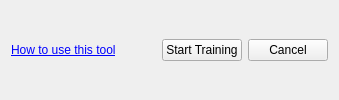
    <widget class="QFrame" name="frame_2">
     <property name="sizePolicy">
      <sizepolicy hsizetype="Preferred" vsizetype="Maximum">
       <horstretch>0</horstretch>
       <verstretch>0</verstretch>
      </sizepolicy>
     </property>
     <property name="frameShape">
      <enum>QFrame::NoFrame</enum>
     </property>
     <property name="frameShadow">
      <enum>QFrame::Plain</enum>
     </property>
     <property name="lineWidth">
      <number>0</number>
     </property>
     <layout class="QHBoxLayout" name="horizontalLayout_2">
      <item>
       <widget class="QLabel" name="label_13">
        <property name="layoutDirection">
         <enum>Qt::LeftToRight</enum>
        </property>
        <property name="text">
         <string>&lt;html&gt;&lt;head/&gt;&lt;body&gt;&lt;p&gt;&lt;a href=&quot;https://enmap-box-lmu-vegetation-apps.readthedocs.io/en/latest/apps/ANN_Processor.html#inversion-of-look-up-tables&quot;&gt;&lt;span style=&quot; text-decoration: underline; color:#0000ff;&quot;&gt;How to use this tool&lt;/span&gt;&lt;/a&gt;&lt;/p&gt;&lt;/body&gt;&lt;/html&gt;</string>
        </property>
        <property name="alignment">
         <set>Qt::AlignLeading|Qt::AlignLeft|Qt::AlignVCenter</set>
        </property>
        <property name="openExternalLinks">
         <bool>true</bool>
        </property>
       </widget>
      </item>
      <item>
       <spacer name="horizontalSpacer">
        <property name="orientation">
         <enum>Qt::Horizontal</enum>
        </property>
        <property name="sizeHint" stdset="0">
         <size>
          <width>40</width>
          <height>20</height>
         </size>
        </property>
       </spacer>
      </item>
      <item>
       <widget class="QPushButton" name="cmdRun">
        <property name="enabled">
         <bool>true</bool>
        </property>
        <property name="sizePolicy">
         <sizepolicy hsizetype="Preferred" vsizetype="Fixed">
          <horstretch>0</horstretch>
          <verstretch>0</verstretch>
         </sizepolicy>
        </property>
        <property name="maximumSize">
         <size>
          <width>16777215</width>
          <height>16777215</height>
         </size>
        </property>
        <property name="focusPolicy">
         <enum>Qt::TabFocus</enum>
        </property>
        <property name="text">
         <string>Start Training</string>
        </property>
        <property name="shortcut">
         <string>Ctrl+Shift+F10</string>
        </property>
       </widget>
      </item>
      <item>
       <widget class="QPushButton" name="cmdClose">
        <property name="sizePolicy">
         <sizepolicy hsizetype="Preferred" vsizetype="Fixed">
          <horstretch>0</horstretch>
          <verstretch>0</verstretch>
         </sizepolicy>
        </property>
        <property name="maximumSize">
         <size>
          <width>16777215</width>
          <height>16777215</height>
         </size>
        </property>
        <property name="focusPolicy">
         <enum>Qt::TabFocus</enum>
        </property>
        <property name="text">
         <string>Cancel</string>
        </property>
       </widget>
      </item>
     </layout>
    </widget>
